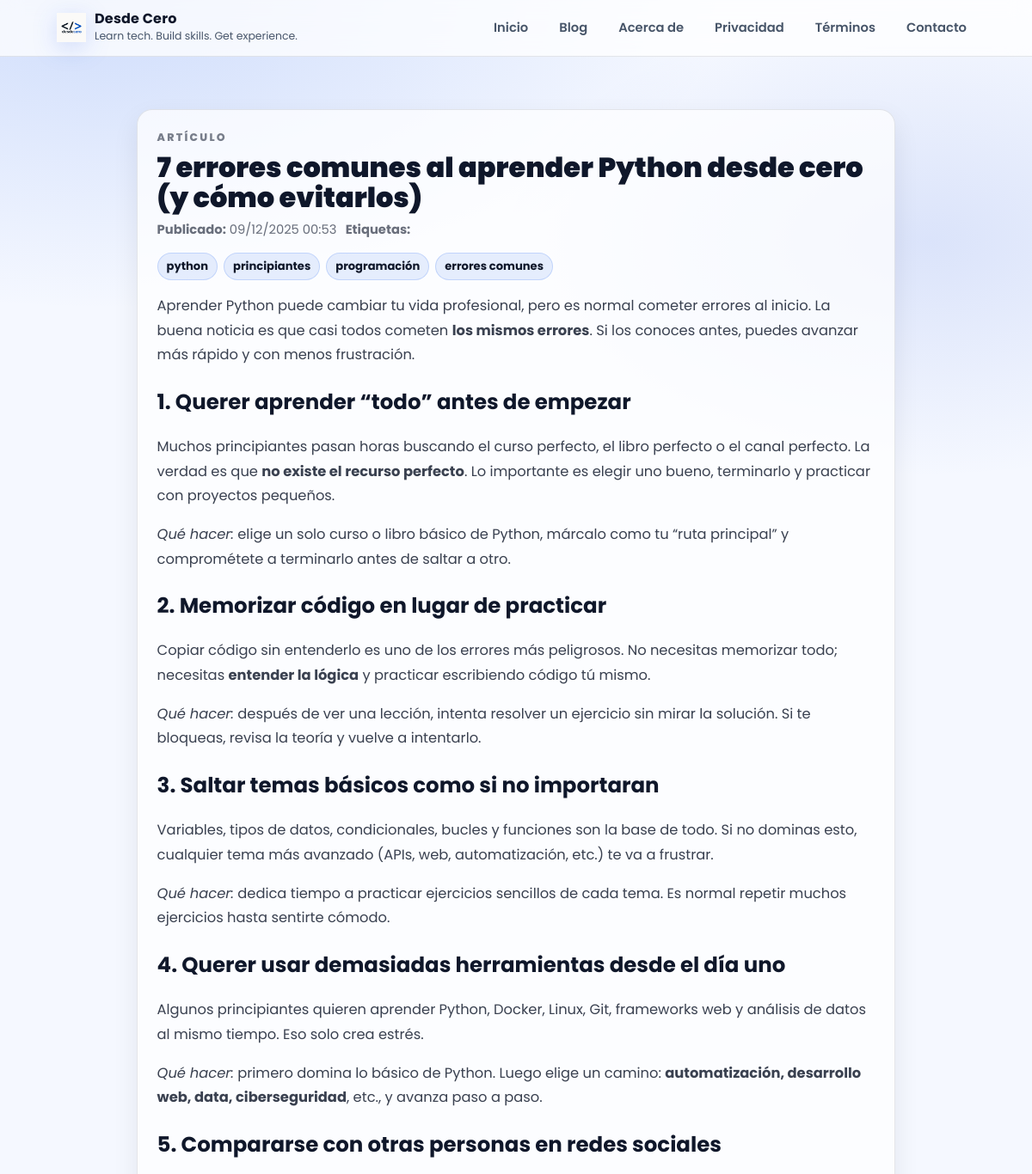
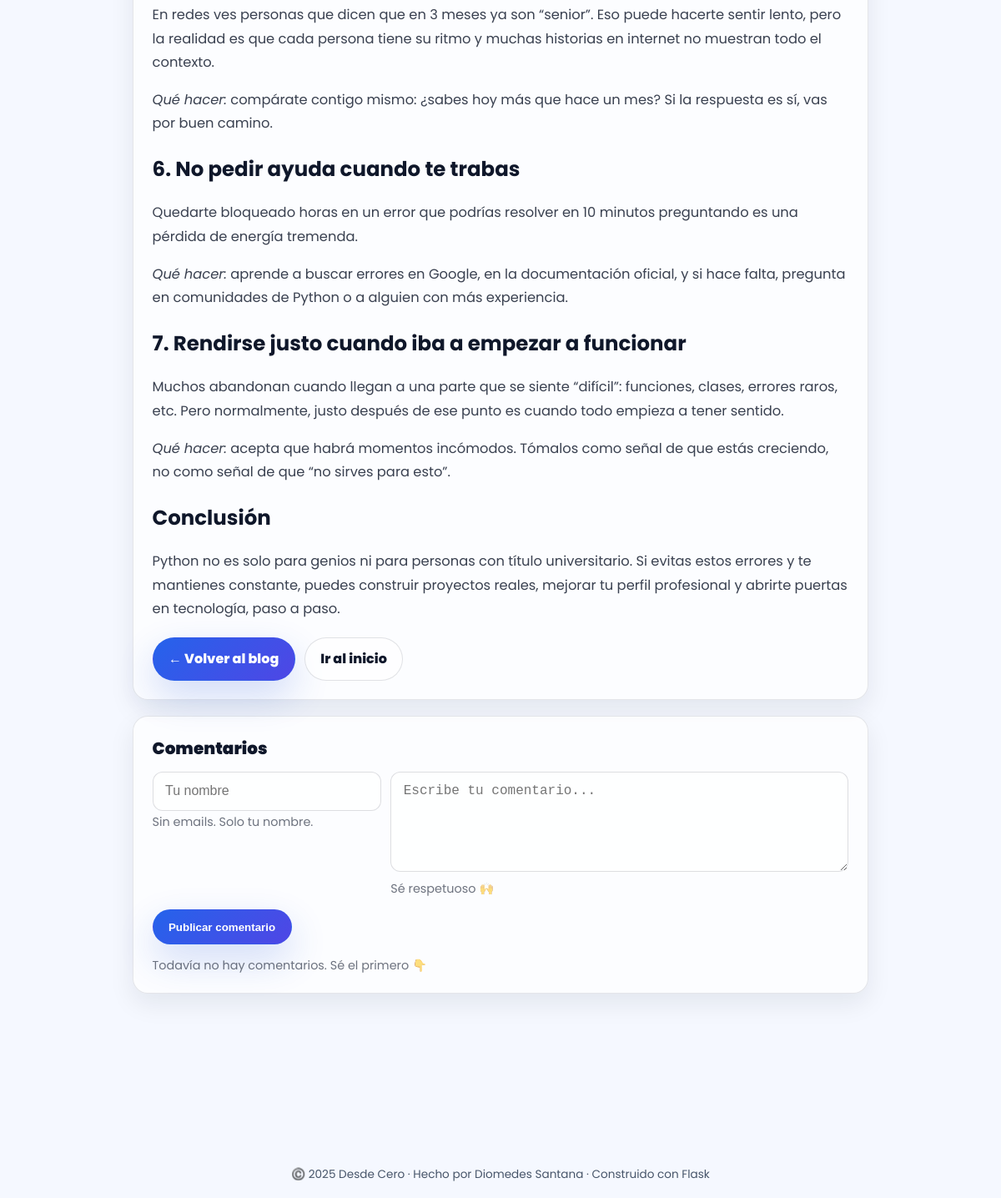
Screenshot of /post/errores-comunes-aprender-python-desde-cero with the database file from the repository (2 pictures, top to bottom).
### tables this page shows
CREATE TABLE posts (
            id      INTEGER PRIMARY KEY AUTOINCREMENT,
            title   TEXT NOT NULL,
            slug    TEXT NOT NULL UNIQUE,
            date    TEXT NOT NULL,      -- formato ISO 'YYYY-MM-DD HH:MM:SS'
            tags    TEXT,
            excerpt TEXT,
            content TEXT NOT NULL
        , content_html TEXT);

### main.py (the view)
@app.route("/post/<slug>", methods=["GET", "POST"])
def post_detail(slug):
    post = get_post_by_slug(slug)
    if not post:
        abort(404)
    if request.method == "POST":
        author = request.form.get("author", "").strip()
        text = request.form.get("text", "").strip()
        if author and text:
            add_comment(post["id"], author, text)
            return redirect(url_for("post_detail", slug=slug))
    comments = get_comments(post["id"])
    return render_template("post_detail.html", post=post, comments=comments)

### main.py (called while the page is built)
def get_conn():
    conn = sqlite3.connect(DB_PATH)
    conn.row_factory = sqlite3.Row  # permite acceder por nombre de columna
    return conn

def get_post_by_slug(slug: str):
    conn = get_conn()
    cur = conn.cursor()
    cur.execute("SELECT * FROM posts WHERE slug = ?", (slug,))
    row = cur.fetchone()
    conn.close()
    return row

def get_comments(post_id: int):
    conn = get_conn()
    cur = conn.cursor()
    cur.execute(
        "SELECT * FROM comments WHERE post_id = ? ORDER BY created_at DESC",
        (post_id,),
    )
    rows = cur.fetchall()
    conn.close()
    return rows

@app.template_filter("fecha")
def formato_fecha(value):
    try:
        if isinstance(value, str):
            dt = datetime.strptime(value, "%Y-%m-%d %H:%M:%S")
        else:
            dt = value
        return dt.strftime("%d/%m/%Y %H:%M")
    except Exception:
        return value

@app.context_processor
def inject_globals():
    now = datetime.utcnow()
    return {
        "now": now,
        "current_year": now.year,
        "site_name": "Desde Cero",
    }

### templates/post_detail.html (shortened to what this page needs)
{% extends "base.html" %}
{% block content %}
<div class="post-wrap">
  <article class="card">
    <p class="kicker">ARTÍCULO</p>
    <h1>{{ post['title'] }}</h1>
    <p class="meta">
      <strong>Publicado:</strong> {{ post['date']|fecha }}
      {% if post['tags'] %}
        <span style="margin-left:.4rem;"><strong>Etiquetas:</strong></span>
      {% endif %}
    </p>
    {% if post['tags'] %}
      <div class="tags">
        {% for t in post['tags'].split(',') %}
          {% set clean = t.strip() %}
          {% if clean %}
            <span class="tag">{{ clean }}</span>
          {% endif %}
        {% endfor %}
      </div>
    {% endif %}
    <div class="post-content">
      {{ post['content']|safe }}
    </div>
    <div class="actions">
      <a class="btn btn-primary" href="{{ url_for('blog_list') }}">← Volver al blog</a>
      <a class="btn" href="{{ url_for('home') }}">Ir al inicio</a>
    </div>
  </article>
  <section class="comments card">
    <h2>Comentarios</h2>
    <form method="POST" action="{{ url_for('post_detail', slug=post['slug']) }}">
      <div class="form-row">
        <div>
          <input type="text" name="author" placeholder="Tu nombre" required>
          <p class="hint">Sin emails. Solo tu nombre.</p>
        </div>
        <div>
          <textarea name="text" placeholder="Escribe tu comentario..." required></textarea>
          <p class="hint">Sé respetuoso 🙌</p>
        </div>
      </div>
      <button type="submit" class="btn btn-primary">Publicar comentario</button>
    </form>
    {% if comments and comments|length > 0 %}
      <div class="comment-list">
        {% for c in comments %}
          <div class="comment">
            <div class="comment-head">
              <span class="comment-author">{{ c['author'] }}</span>
              <span class="comment-date">· {{ c['created_at']|fecha }}</span>
            </div>
            <p class="comment-text">{{ c['text'] }}</p>
          </div>
        {% endfor %}
      </div>
    {% else %}
      <p class="hint" style="margin-top: .9rem;">Todavía no hay comentarios. Sé el primero 👇</p>
    {% endif %}
  </section>
</div>
{% endblock %}

### templates/base.html (style rules this page uses)
:root { --bg: #f5f8ff; --panel: rgba(255,255,255,.78); --panel-strong: #ffffff; --text: #0f172a; --muted: #475569; --border: rgba(15,23,42,.10); --shadow: 0 18px 55px rgba(15, 23, 42, .10); --blue: #1d4ed8; --blue2:#2563eb; --blueSoft:#eaf2ff; --chip:#eef2ff; }
* { box-sizing:border-box; }
body { margin:0; font-family:"Poppins", sans-serif; background: radial-gradient(1200px 600px at 10% 0%, rgba(37,99,235,.18), transparent 60%), radial-gradient(900px 500px at 90% 10%, rgba(29,78,216,.12), transparent 55%), var(--bg); color:var(--text); }
.card { background: var(--panel); border: 1px solid var(--border); border-radius: 22px; box-shadow: var(--shadow); }
.btn { display:inline-flex; align-items:center; justify-content:center; gap:8px; padding: 11px 16px; border-radius: 999px; border: 1px solid var(--border); background: rgba(255,255,255,.8); color: var(--text); text-decoration:none; font-weight:700; transition: .15s ease; cursor:pointer; }
.btn-primary { background: linear-gradient(135deg, var(--blue), var(--blue2)); color:white; border-color: rgba(29,78,216,.35); box-shadow: 0 18px 45px rgba(29,78,216,.20); }

### templates/post_detail.html (style rules this page uses)
.post-wrap { max-width: 920px; margin: 0 auto; padding: 2.2rem 1.2rem 4rem; }
.card { border-radius: 18px; padding: 1.4rem 1.4rem; background: rgba(255,255,255,.72); border: 1px solid rgba(15,23,42,.10); box-shadow: 0 12px 30px rgba(15,23,42,.08); }
.kicker { font-size:.78rem; letter-spacing:.18em; text-transform: uppercase; color: rgba(15,23,42,.55); font-weight: 800; margin: 0 0 .5rem; }
h1 { margin: 0 0 .6rem; color:#0f172a; font-weight: 900; line-height: 1.1; font-size: 2rem; }
.meta { color: rgba(15,23,42,.62); font-size: .92rem; margin: 0 0 1rem; }
.tags { display:flex; flex-wrap:wrap; gap:.45rem; margin-top:.55rem; }
.tag { display:inline-flex; padding:.32rem .62rem; border-radius:999px; background: rgba(37,99,235,.10); border: 1px solid rgba(37,99,235,.18); color:#0f172a; font-size:.82rem; font-weight:700; }
.post-content { margin-top: 1rem; color: rgba(15,23,42,.82); line-height: 1.75; font-size: 1.02rem; }
.post-content h2, .post-content h3 { color:#0f172a; margin: 1.2rem 0 .5rem; }
.actions { display:flex; gap:.7rem; flex-wrap:wrap; margin-top: 1.2rem; }
.btn { display:inline-flex; align-items:center; justify-content:center; gap:.5rem; padding: .78rem 1.15rem; border-radius: 999px; text-decoration:none; font-weight: 800; border: 1px solid rgba(15,23,42,.12); background: rgba(255,255,255,.65); color: #0f172a; transition: .15s ease; }
.btn-primary { background: linear-gradient(135deg, #2563eb, #4f46e5); border-color: rgba(37,99,235,.25); color: white; }
.comments { margin-top: 1.2rem; }
.comments h2 { margin: 0 0 .8rem; font-size: 1.25rem; color:#0f172a; font-weight: 900; }
.form-row { display:grid; gap:.7rem; margin-bottom: .9rem; }
@media (min-width: 700px) { .form-row { grid-template-columns: 1fr 2fr; align-items:start; } }
input, textarea { width:100%; padding:.85rem .9rem; border-radius: 12px; border: 1px solid rgba(15,23,42,.14); background: rgba(255,255,255,.75); outline: none; font-size: 1rem; color:#0f172a; }
textarea { min-height: 120px; resize: vertical; }
.hint { color: rgba(15,23,42,.60); font-size: .9rem; margin: .2rem 0 0; }

### rows the page displays
posts: title "7 errores comunes al aprender Python desde cero (y cómo evitarlos)", date|fecha "09/12/2025 00:53", content "Aprender Python puede cambiar tu vida profesional, pero es normal cometer errores al inicio. La buena noticia es que casi todos cometen los mismos errores . Si los conoces antes, puedes avanzar más rápido y con menos frustración. 1. Querer aprender “todo” antes de empezar Muchos principiantes pasan horas buscando el curso perfecto, el libro perfecto o el canal perfecto. La verdad es que no existe el recurso perfecto . Lo importante es elegir uno bueno, terminarlo y practicar con proyectos pequeños. Qué hacer: elige un solo curso o libro básico de Python, márcalo como tu “ruta principal” y comprométete a terminarlo antes de saltar a otro. 2. Memorizar código en lugar de practicar Copiar…"

### other values shown
{{ clean }} "python" "principiantes" "programación" "errores comunes"
